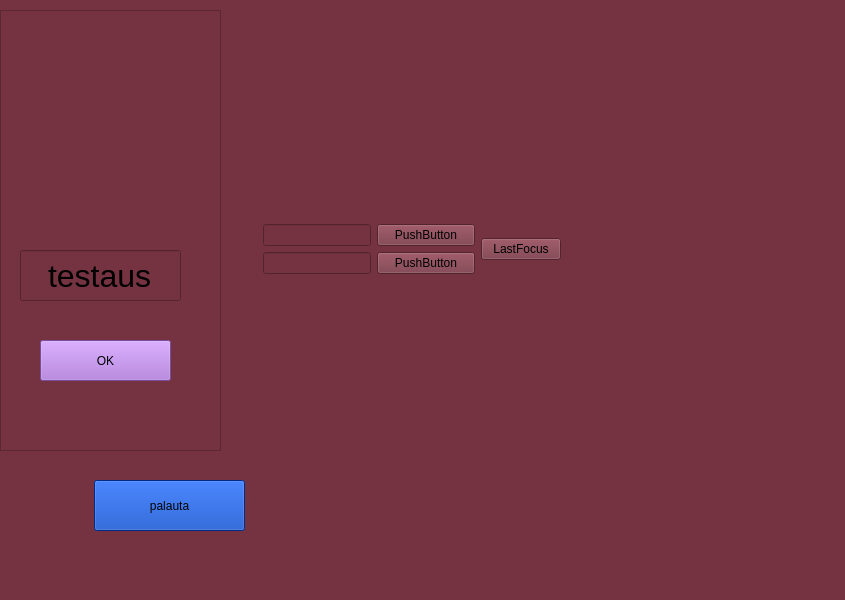
<?xml version="1.0" encoding="UTF-8"?>
<ui version="4.0">
 <class>MainWindow</class>
 <widget class="QMainWindow" name="MainWindow">
  <property name="geometry">
   <rect>
    <x>0</x>
    <y>0</y>
    <width>845</width>
    <height>600</height>
   </rect>
  </property>
  <property name="font">
   <font>
    <pointsize>24</pointsize>
   </font>
  </property>
  <property name="windowTitle">
   <string>MainWindow</string>
  </property>
  <property name="styleSheet">
   <string notr="true">background-color: rgb(117, 51, 65);</string>
  </property>
  <widget class="QWidget" name="centralwidget">
   <widget class="QFrame" name="frame">
    <property name="geometry">
     <rect>
      <x>0</x>
      <y>10</y>
      <width>221</width>
      <height>441</height>
     </rect>
    </property>
    <property name="frameShape">
     <enum>QFrame::Shape::StyledPanel</enum>
    </property>
    <property name="frameShadow">
     <enum>QFrame::Shadow::Raised</enum>
    </property>
    <widget class="QLineEdit" name="testausLineEdit">
     <property name="geometry">
      <rect>
       <x>20</x>
       <y>240</y>
       <width>161</width>
       <height>51</height>
      </rect>
     </property>
     <property name="font">
      <font>
       <pointsize>24</pointsize>
      </font>
     </property>
     <property name="styleSheet">
      <string notr="true">color: rgb(0, 0, 0);</string>
     </property>
     <property name="text">
      <string>testaus</string>
     </property>
     <property name="alignment">
      <set>Qt::AlignmentFlag::AlignCenter</set>
     </property>
    </widget>
    <widget class="QLabel" name="teacherLabel">
     <property name="geometry">
      <rect>
       <x>20</x>
       <y>20</y>
       <width>171</width>
       <height>191</height>
      </rect>
     </property>
     <property name="text">
      <string/>
     </property>
     <property name="pixmap">
      <pixmap resource="testpictures.qrc">:/png/uiPictures/teacher.png</pixmap>
     </property>
    </widget>
    <widget class="QPushButton" name="okPushButton">
     <property name="geometry">
      <rect>
       <x>40</x>
       <y>330</y>
       <width>131</width>
       <height>41</height>
      </rect>
     </property>
     <property name="styleSheet">
      <string notr="true">background-color: rgb(168, 109, 216);
font: 20pt &quot;Segoe UI&quot;;
color: rgb(0, 0, 0);</string>
     </property>
     <property name="text">
      <string>OK</string>
     </property>
    </widget>
   </widget>
   <widget class="QPushButton" name="resetPositionspushButton">
    <property name="geometry">
     <rect>
      <x>94</x>
      <y>480</y>
      <width>151</width>
      <height>51</height>
     </rect>
    </property>
    <property name="styleSheet">
     <string notr="true">background-color: rgb(0, 62, 186);
color: rgb(4, 4, 4);
font: 20pt &quot;Segoe UI&quot;;</string>
    </property>
    <property name="text">
     <string>palauta</string>
    </property>
   </widget>
   <widget class="QWidget" name="">
    <property name="geometry">
     <rect>
      <x>263</x>
      <y>220</y>
      <width>298</width>
      <height>58</height>
     </rect>
    </property>
    <layout class="QGridLayout" name="gridLayout">
     <item row="0" column="0">
      <layout class="QFormLayout" name="formLayout">
       <item row="0" column="0">
        <widget class="QLineEdit" name="lastnameLineEdit"/>
       </item>
       <item row="0" column="1">
        <widget class="QPushButton" name="lastFocusPushButton">
         <property name="text">
          <string>PushButton</string>
         </property>
        </widget>
       </item>
       <item row="1" column="0">
        <widget class="QLineEdit" name="firstNameLineEdit"/>
       </item>
       <item row="1" column="1">
        <widget class="QPushButton" name="firstNAmepushButton">
         <property name="text">
          <string>PushButton</string>
         </property>
        </widget>
       </item>
      </layout>
     </item>
     <item row="0" column="1">
      <widget class="QPushButton" name="pushButton">
       <property name="text">
        <string>LastFocus</string>
       </property>
      </widget>
     </item>
    </layout>
   </widget>
  </widget>
  <widget class="QMenuBar" name="menubar">
   <property name="geometry">
    <rect>
     <x>0</x>
     <y>0</y>
     <width>845</width>
     <height>33</height>
    </rect>
   </property>
  </widget>
  <widget class="QStatusBar" name="statusbar"/>
 </widget>
 <resources>
  <include location="testpictures.qrc"/>
 </resources>
 <connections/>
</ui>
